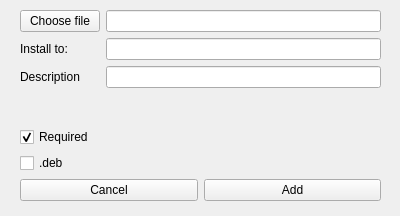
<?xml version="1.0" encoding="UTF-8"?>
<ui version="4.0">
 <class>Form</class>
 <widget class="QWidget" name="Form">
  <property name="geometry">
   <rect>
    <x>0</x>
    <y>0</y>
    <width>400</width>
    <height>216</height>
   </rect>
  </property>
  <property name="windowTitle">
   <string>Add file</string>
  </property>
  <widget class="QWidget" name="verticalLayoutWidget">
   <property name="geometry">
    <rect>
     <x>20</x>
     <y>10</y>
     <width>361</width>
     <height>191</height>
    </rect>
   </property>
   <layout class="QVBoxLayout" name="verticalLayout">
    <item>
     <layout class="QFormLayout" name="formLayout">
      <item row="0" column="0">
       <widget class="QPushButton" name="chooseFileButton">
        <property name="text">
         <string>Choose file</string>
        </property>
       </widget>
      </item>
      <item row="0" column="1">
       <widget class="QLineEdit" name="filePath"/>
      </item>
      <item row="1" column="0">
       <widget class="QLabel" name="label_2">
        <property name="text">
         <string>Install to:</string>
        </property>
       </widget>
      </item>
      <item row="1" column="1">
       <widget class="QLineEdit" name="destinationPath"/>
      </item>
      <item row="2" column="0">
       <widget class="QLabel" name="label_4">
        <property name="text">
         <string>Description</string>
        </property>
       </widget>
      </item>
      <item row="2" column="1">
       <widget class="QLineEdit" name="description"/>
      </item>
     </layout>
    </item>
    <item>
     <widget class="QCheckBox" name="isRequired">
      <property name="text">
       <string>Required</string>
      </property>
      <property name="checked">
       <bool>true</bool>
      </property>
     </widget>
    </item>
    <item>
     <widget class="QCheckBox" name="isDeb">
      <property name="text">
       <string>.deb</string>
      </property>
     </widget>
    </item>
    <item>
     <layout class="QHBoxLayout" name="horizontalLayout">
      <item>
       <widget class="QPushButton" name="cancelButton">
        <property name="text">
         <string>Cancel</string>
        </property>
       </widget>
      </item>
      <item>
       <widget class="QPushButton" name="addFile">
        <property name="text">
         <string>Add</string>
        </property>
       </widget>
      </item>
     </layout>
    </item>
   </layout>
  </widget>
 </widget>
 <resources/>
 <connections/>
</ui>
